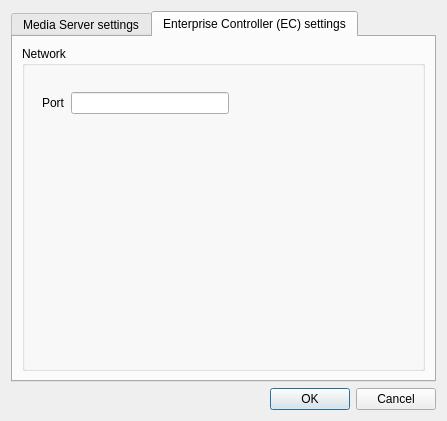
<?xml version="1.0" encoding="UTF-8"?>
<ui version="4.0">
 <class>SettingsDialog</class>
 <widget class="QDialog" name="SettingsDialog">
  <property name="geometry">
   <rect>
    <x>0</x>
    <y>0</y>
    <width>447</width>
    <height>421</height>
   </rect>
  </property>
  <property name="windowTitle">
   <string>HDWitness settings</string>
  </property>
  <layout class="QVBoxLayout" name="verticalLayout_2">
   <item>
    <widget class="QTabWidget" name="tabWidget">
     <property name="currentIndex">
      <number>1</number>
     </property>
     <widget class="QWidget" name="tabMediaServer">
      <attribute name="title">
       <string>Media Server settings</string>
      </attribute>
      <layout class="QVBoxLayout" name="verticalLayout_6">
       <item>
        <widget class="QGroupBox" name="groupBox_2">
         <property name="title">
          <string>Enterprise Controller connection</string>
         </property>
         <layout class="QVBoxLayout" name="verticalLayout">
          <item>
           <layout class="QGridLayout" name="gridLayout_3">
            <item row="0" column="0">
             <widget class="QLabel" name="URLTextLabel">
              <property name="text">
               <string>URL</string>
              </property>
             </widget>
            </item>
            <item row="0" column="1">
             <widget class="QComboBox" name="appServerUrlComboBox">
              <property name="sizePolicy">
               <sizepolicy hsizetype="Expanding" vsizetype="Fixed">
                <horstretch>0</horstretch>
                <verstretch>0</verstretch>
               </sizepolicy>
              </property>
              <property name="editable">
               <bool>true</bool>
              </property>
             </widget>
            </item>
            <item row="1" column="0">
             <widget class="QLabel" name="LoginTextLabel">
              <property name="text">
               <string>Login</string>
              </property>
             </widget>
            </item>
            <item row="1" column="1">
             <widget class="QLineEdit" name="appServerLogin">
              <property name="sizePolicy">
               <sizepolicy hsizetype="Fixed" vsizetype="Fixed">
                <horstretch>0</horstretch>
                <verstretch>0</verstretch>
               </sizepolicy>
              </property>
             </widget>
            </item>
            <item row="2" column="0">
             <widget class="QLabel" name="PasswordTextLabel">
              <property name="text">
               <string>Password</string>
              </property>
             </widget>
            </item>
            <item row="2" column="1">
             <widget class="QLineEdit" name="appServerPassword">
              <property name="sizePolicy">
               <sizepolicy hsizetype="Fixed" vsizetype="Fixed">
                <horstretch>0</horstretch>
                <verstretch>0</verstretch>
               </sizepolicy>
              </property>
              <property name="echoMode">
               <enum>QLineEdit::PasswordEchoOnEdit</enum>
              </property>
             </widget>
            </item>
            <item row="3" column="1">
             <widget class="QPushButton" name="testButton">
              <property name="sizePolicy">
               <sizepolicy hsizetype="Fixed" vsizetype="Fixed">
                <horstretch>0</horstretch>
                <verstretch>0</verstretch>
               </sizepolicy>
              </property>
              <property name="layoutDirection">
               <enum>Qt::RightToLeft</enum>
              </property>
              <property name="text">
               <string>Test</string>
              </property>
             </widget>
            </item>
           </layout>
          </item>
         </layout>
        </widget>
       </item>
       <item>
        <widget class="QGroupBox" name="groupBox">
         <property name="title">
          <string>Media server network settings</string>
         </property>
         <layout class="QVBoxLayout" name="verticalLayout_4">
          <item>
           <layout class="QGridLayout" name="gridLayout_2">
            <item row="0" column="0">
             <widget class="QLabel" name="label_4">
              <property name="sizePolicy">
               <sizepolicy hsizetype="Minimum" vsizetype="Preferred">
                <horstretch>0</horstretch>
                <verstretch>0</verstretch>
               </sizepolicy>
              </property>
              <property name="text">
               <string>RTSP Port</string>
              </property>
             </widget>
            </item>
            <item row="0" column="1">
             <widget class="QLineEdit" name="rtspPortLineEdit">
              <property name="sizePolicy">
               <sizepolicy hsizetype="Fixed" vsizetype="Fixed">
                <horstretch>0</horstretch>
                <verstretch>0</verstretch>
               </sizepolicy>
              </property>
             </widget>
            </item>
            <item row="1" column="0">
             <widget class="QLabel" name="label_5">
              <property name="sizePolicy">
               <sizepolicy hsizetype="Minimum" vsizetype="Preferred">
                <horstretch>0</horstretch>
                <verstretch>0</verstretch>
               </sizepolicy>
              </property>
              <property name="text">
               <string>API Port</string>
              </property>
             </widget>
            </item>
            <item row="1" column="1">
             <widget class="QLineEdit" name="apiPortLineEdit">
              <property name="sizePolicy">
               <sizepolicy hsizetype="Fixed" vsizetype="Fixed">
                <horstretch>0</horstretch>
                <verstretch>0</verstretch>
               </sizepolicy>
              </property>
             </widget>
            </item>
            <item row="0" column="2">
             <spacer name="horizontalSpacer">
              <property name="orientation">
               <enum>Qt::Horizontal</enum>
              </property>
              <property name="sizeHint" stdset="0">
               <size>
                <width>40</width>
                <height>20</height>
               </size>
              </property>
             </spacer>
            </item>
           </layout>
          </item>
         </layout>
        </widget>
       </item>
      </layout>
     </widget>
     <widget class="QWidget" name="tabAppServer">
      <attribute name="title">
       <string>Enterprise Controller (EC) settings</string>
      </attribute>
      <layout class="QVBoxLayout" name="verticalLayout_3">
       <item>
        <widget class="QGroupBox" name="groupBox_3">
         <property name="title">
          <string>Network</string>
         </property>
         <widget class="QWidget" name="layoutWidget">
          <property name="geometry">
           <rect>
            <x>20</x>
            <y>20</y>
            <width>187</width>
            <height>74</height>
           </rect>
          </property>
          <layout class="QGridLayout" name="gridLayout">
           <item row="0" column="0">
            <widget class="QLabel" name="label">
             <property name="text">
              <string>Port</string>
             </property>
            </widget>
           </item>
           <item row="0" column="1">
            <widget class="QLineEdit" name="appServerPortLineEdit"/>
           </item>
          </layout>
         </widget>
        </widget>
       </item>
      </layout>
     </widget>
    </widget>
   </item>
   <item>
    <widget class="QDialogButtonBox" name="buttonBox">
     <property name="standardButtons">
      <set>QDialogButtonBox::Cancel|QDialogButtonBox::Ok</set>
     </property>
    </widget>
   </item>
  </layout>
 </widget>
 <resources/>
 <connections>
  <connection>
   <sender>buttonBox</sender>
   <signal>accepted()</signal>
   <receiver>SettingsDialog</receiver>
   <slot>accept()</slot>
   <hints>
    <hint type="sourcelabel">
     <x>227</x>
     <y>311</y>
    </hint>
    <hint type="destinationlabel">
     <x>227</x>
     <y>165</y>
    </hint>
   </hints>
  </connection>
  <connection>
   <sender>buttonBox</sender>
   <signal>rejected()</signal>
   <receiver>SettingsDialog</receiver>
   <slot>reject()</slot>
   <hints>
    <hint type="sourcelabel">
     <x>227</x>
     <y>311</y>
    </hint>
    <hint type="destinationlabel">
     <x>227</x>
     <y>165</y>
    </hint>
   </hints>
  </connection>
 </connections>
 <slots>
  <slot>buttonClicked(QAbstractButton*)</slot>
 </slots>
</ui>
